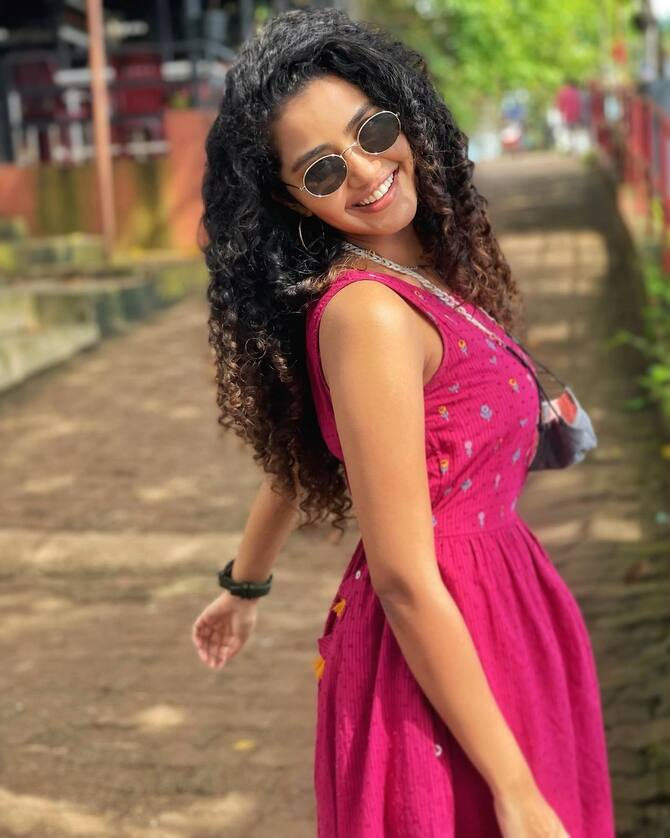
#> input picture model/test_images/866c13b7438134d4429177c3547951416ee2e.jpg, 670 x 838 px, found by its file name
$ jupyter execute --allow-errors 'Cleaning and training.ipynb'   (shell and % lines are left out)
#> lines starting #> are read from the running program, lines starting #| are printed output that depends on the picture
# Data Cleaning

[cell 1]
import numpy as np
import cv2
import matplotlib
from matplotlib import pyplot as plt

[cell 2]
img = cv2.imread("E:\\Coding\\Image_Classification_Project\\model\\DataSet\\anupama_parameswaran\\actress-anupama-parameswaran-photos-instagram-hd-images-139a63a.jpg")
#> (the rest of this cell did not finish here and is left out)

#> (a cell that did not finish here is left out)

#> (a cell that did not finish here is left out)

#> (a cell that did not finish here is left out)

[cell 6]
face_cascade = cv2.CascadeClassifier("E:\Coding\Image_Classification_Project\model\opencv\haarcascade_frontalface_default.xml")
eye_cascade = cv2.CascadeClassifier("E:\Coding\Image_Classification_Project\model\opencv\haarcascade_eye.xml")

#> (the rest of this cell did not finish here and is left out)

#> (a cell that did not finish here is left out)

#> (a cell that did not finish here is left out)

[cell 9]
#faces = face_cascade.detectMultiScale(gray, 1.3, 5)
cv2.destroyAllWindows()
#> (the rest of this cell did not finish here and is left out)

#> (a cell that did not finish here is left out)

[cell 11]
original_image = cv2.imread("E:\\Coding\\Image_Classification_Project\\model\\DataSet\\anupama_parameswaran\\actress-anupama-parameswaran-photos-instagram-hd-images-139a63a.jpg")
#> (the rest of this cell did not finish here and is left out)

[cell 12]
def get_cropped_image_if_2_eyes(image_path):
    img = cv2.imread(image_path)
    gray = cv2.cvtColor(img,cv2.COLOR_BGR2GRAY)
    faces = face_cascade.detectMultiScale(gray, 1.3, 4)

    for (x,y,w,h) in faces:

        roi_gray = gray[y:y+h, x:x+w]
        roi_color = img[y:y+h, x:x+w]
        eyes  = eye_cascade.detectMultiScale(roi_gray)

        if len(eyes) >= 2:
            return roi_color

#> (a cell that did not finish here is left out)

[cell 14]
original_image = cv2.imread("E:\\Coding\\Image_Classification_Project\\model\\test_images\\866c13b7438134d4429177c3547951416ee2e.jpg")
#> original_image is the input picture: shape (838, 670, 3); mean B, G, R 83.3, 98.5, 143.4
plt.imshow(original_image)

[cell 15]
cropped_image = get_cropped_image_if_2_eyes("E:\\Coding\\Image_Classification_Project\\model\\test_images\\866c13b7438134d4429177c3547951416ee2e.jpg")
#> in get_cropped_image_if_2_eyes (call 2), `gray = cv2.cvtColor(img,cv2.COLOR_BGR2GRAY)`:
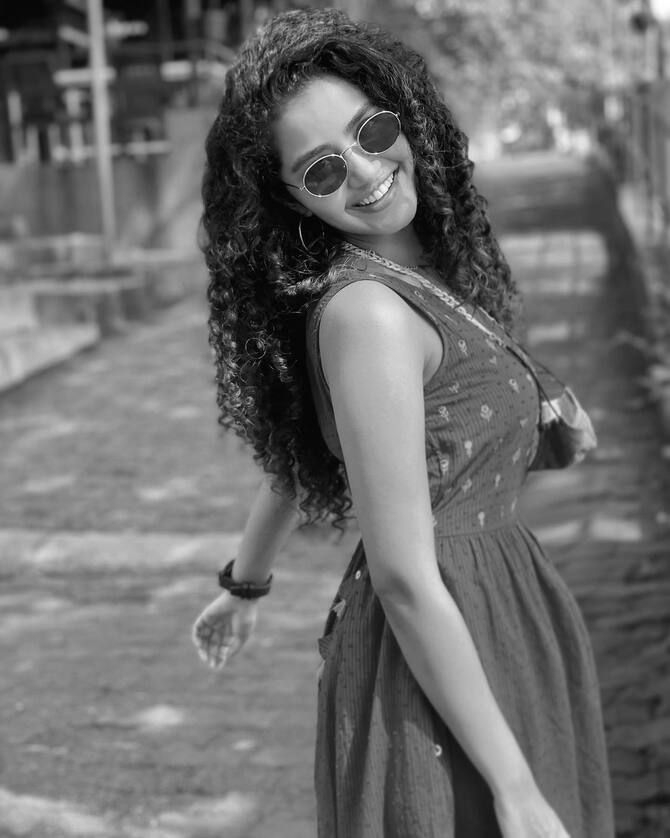
#> gray: shape (838, 670); min 0, max 255, mean 110.2
#> in get_cropped_image_if_2_eyes (call 2), `faces = face_cascade.detectMultiScale(gray, 1.3, 4)`: faces = [[95, 107, 82, 82]]
#> the loop in get_cropped_image_if_2_eyes (call 2), `for (x,y,w,h) in faces: ` made 1 pass
#> pass 1, in get_cropped_image_if_2_eyes (call 2), `roi_gray = gray[y:y+h, x:x+w]`:
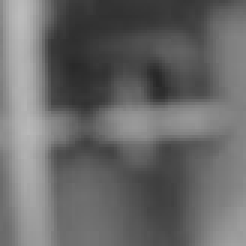
#> roi_gray: shape (82, 82) (shown 3 times larger); min 40, max 188, mean 104.5
#> pass 1, in get_cropped_image_if_2_eyes (call 2), `roi_color = img[y:y+h, x:x+w]`:
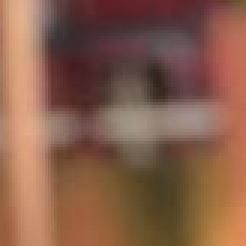
#> roi_color: shape (82, 82, 3) (shown 3 times larger); mean B, G, R 74.9, 94.6, 135.4

$ run again, with model/test_images/0267d9036ac7336a6f1e09d4cd3c73d7b0cbf.jpg copied over model/test_images/866c13b7438134d4429177c3547951416ee2e.jpg
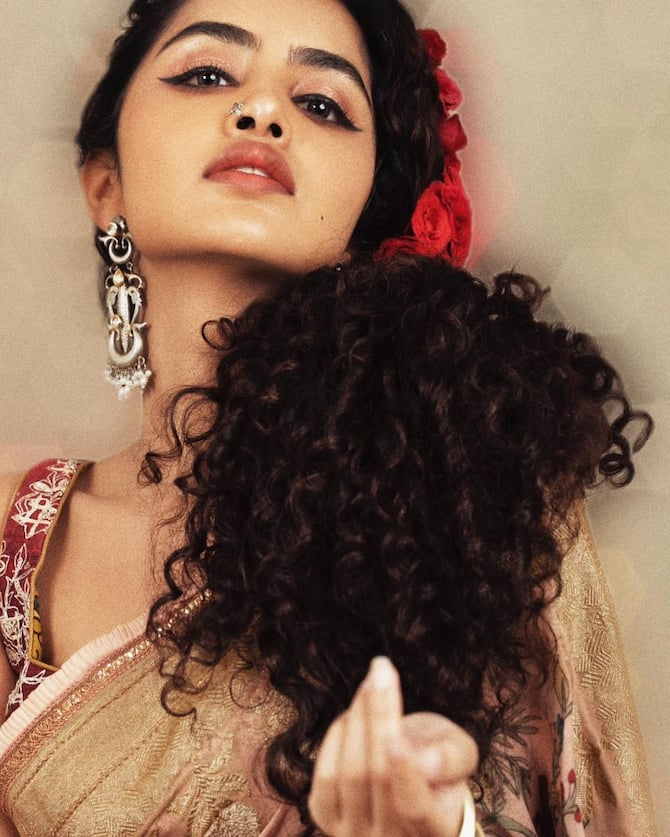
#> input picture model/test_images/0267d9036ac7336a6f1e09d4cd3c73d7b0cbf.jpg, 670 x 837 px, found by its file name
#> original_image is the input picture: shape (837, 670, 3); mean B, G, R 82.9, 103.4, 134.5
#> in get_cropped_image_if_2_eyes (call 2), `gray = cv2.cvtColor(img,cv2.COLOR_BGR2GRAY)`:
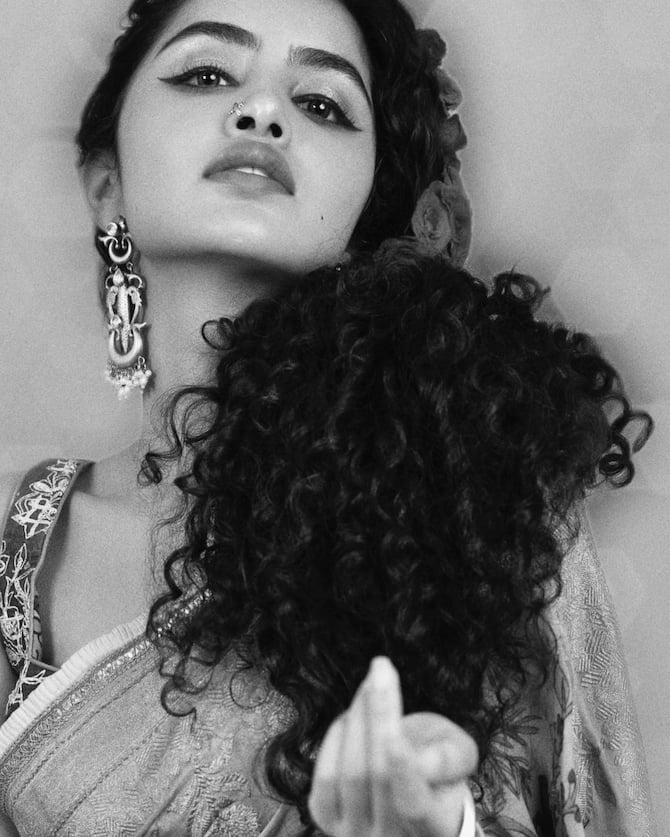
#> gray: shape (837, 670); min 0, max 254, mean 110.4
#> faces = [[208, 89, 100, 100]]
#> the loop in get_cropped_image_if_2_eyes, `for (x,y,w,h) in faces: ` made 1 pass
#> (x, y, w, h, eyes) on pass 1: (208, 89, 100, 100, [[54, 30, 23, 23], [4, 2, 56, 56]])
#> pass 1, in get_cropped_image_if_2_eyes (call 2), `roi_color = img[y:y+h, x:x+w]`:
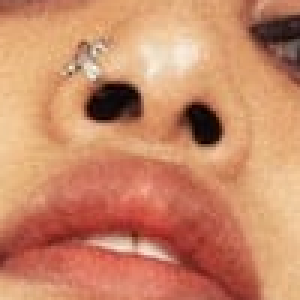
#> roi_color: shape (100, 100, 3) (shown 3 times larger); mean B, G, R 103.4, 136.6, 201.8
